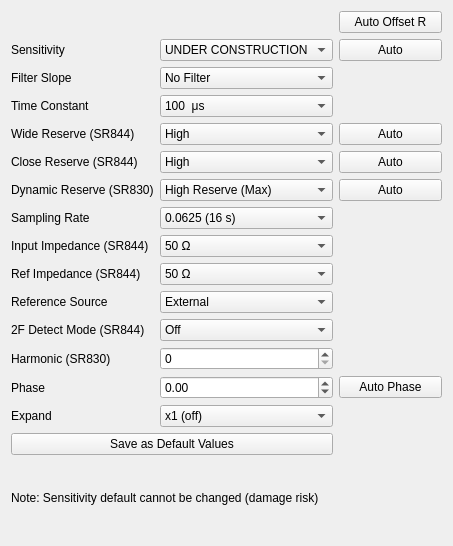
             <widget class="QWidget" name="scrollAreaWidgetContents_2">
              <property name="geometry">
               <rect>
                <x>0</x>
                <y>0</y>
                <width>453</width>
                <height>546</height>
               </rect>
              </property>
              <layout class="QGridLayout" name="gridLayout">
               <item row="5" column="0">
                <widget class="QLabel" name="label_3">
                 <property name="text">
                  <string>Sensitivity</string>
                 </property>
                </widget>
               </item>
               <item row="16" column="1">
                <widget class="CustomComboBox" name="sr844_harmonic_cbx">
                 <item>
                  <property name="text">
                   <string>Off</string>
                  </property>
                 </item>
                 <item>
                  <property name="text">
                   <string>On</string>
                  </property>
                 </item>
                </widget>
               </item>
               <item row="9" column="1">
                <widget class="CustomComboBox" name="wide_reserve_cbx">
                 <item>
                  <property name="text">
                   <string>High</string>
                  </property>
                 </item>
                 <item>
                  <property name="text">
                   <string>Normal</string>
                  </property>
                 </item>
                 <item>
                  <property name="text">
                   <string>Low Noise</string>
                  </property>
                 </item>
                </widget>
               </item>
               <item row="12" column="0">
                <widget class="QLabel" name="label_5">
                 <property name="text">
                  <string>Sampling Rate</string>
                 </property>
                </widget>
               </item>
               <item row="4" column="2">
                <widget class="QPushButton" name="auto_offset_btn">
                 <property name="text">
                  <string>Auto Offset R</string>
                 </property>
                </widget>
               </item>
               <item row="11" column="0">
                <widget class="QLabel" name="label_18">
                 <property name="text">
                  <string>Dynamic Reserve (SR830)</string>
                 </property>
                </widget>
               </item>
               <item row="18" column="2">
                <widget class="QPushButton" name="auto_phase_btn">
                 <property name="text">
                  <string>Auto Phase</string>
                 </property>
                </widget>
               </item>
               <item row="14" column="0">
                <widget class="QLabel" name="label_9">
                 <property name="text">
                  <string>Ref Impedance (SR844)</string>
                 </property>
                </widget>
               </item>
               <item row="10" column="1">
                <widget class="CustomComboBox" name="close_reserve_cbx">
                 <item>
                  <property name="text">
                   <string>High</string>
                  </property>
                 </item>
                 <item>
                  <property name="text">
                   <string>Normal</string>
                  </property>
                 </item>
                 <item>
                  <property name="text">
                   <string>Low Noise</string>
                  </property>
                 </item>
                 <item>
                  <property name="text">
                   <string>Auto</string>
                  </property>
                 </item>
                </widget>
               </item>
               <item row="14" column="1">
                <widget class="CustomComboBox" name="ref_impedance_cbx">
                 <item>
                  <property name="text">
                   <string>50 Ω</string>
                  </property>
                 </item>
                 <item>
                  <property name="text">
                   <string>10 kΩ / 40 pF</string>
                  </property>
                 </item>
                </widget>
               </item>
               <item row="12" column="1">
                <widget class="CustomComboBox" name="sampling_rate_cbx">
                 <item>
                  <property name="text">
                   <string>0.0625 (16 s)</string>
                  </property>
                 </item>
                 <item>
                  <property name="text">
                   <string>0.125 (8 s)</string>
                  </property>
                 </item>
                 <item>
                  <property name="text">
                   <string>0.250 (4 s)</string>
                  </property>
                 </item>
                 <item>
                  <property name="text">
                   <string>0.500 (2 s)</string>
                  </property>
                 </item>
                 <item>
                  <property name="text">
                   <string>1</string>
                  </property>
                 </item>
                 <item>
                  <property name="text">
                   <string>2</string>
                  </property>
                 </item>
                 <item>
                  <property name="text">
                   <string>4</string>
                  </property>
                 </item>
                 <item>
                  <property name="text">
                   <string>8</string>
                  </property>
                 </item>
                 <item>
                  <property name="text">
                   <string>16</string>
                  </property>
                 </item>
                 <item>
                  <property name="text">
                   <string>32</string>
                  </property>
                 </item>
                 <item>
                  <property name="text">
                   <string>64</string>
                  </property>
                 </item>
                 <item>
                  <property name="text">
                   <string>128</string>
                  </property>
                 </item>
                 <item>
                  <property name="text">
                   <string>256</string>
                  </property>
                 </item>
                 <item>
                  <property name="text">
                   <string>512</string>
                  </property>
                 </item>
                 <item>
                  <property name="text">
                   <string>Trigger</string>
                  </property>
                 </item>
                </widget>
               </item>
               <item row="8" column="0">
                <widget class="QLabel" name="label_4">
                 <property name="text">
                  <string>Time Constant</string>
                 </property>
                </widget>
               </item>
               <item row="9" column="0">
                <widget class="QLabel" name="label">
                 <property name="text">
                  <string>Wide Reserve (SR844)</string>
                 </property>
                </widget>
               </item>
               <item row="19" column="0">
                <widget class="QLabel" name="label_8">
                 <property name="text">
                  <string>Expand</string>
                 </property>
                </widget>
               </item>
               <item row="9" column="2">
                <widget class="QPushButton" name="auto_wreserve_btn">
                 <property name="text">
                  <string>Auto</string>
                 </property>
                </widget>
               </item>
               <item row="15" column="0">
                <widget class="QLabel" name="label_10">
                 <property name="text">
                  <string>Reference Source</string>
                 </property>
                </widget>
               </item>
               <item row="20" column="0" colspan="2">
                <widget class="QPushButton" name="save_as_dflt_btn">
                 <property name="text">
                  <string>Save as Default Values</string>
                 </property>
                </widget>
               </item>
               <item row="18" column="1">
                <widget class="CustomDoubleSpinBox" name="phase_spbx">
                 <property name="keyboardTracking">
                  <bool>false</bool>
                 </property>
                 <property name="minimum">
                  <double>-180.000000000000000</double>
                 </property>
                 <property name="maximum">
                  <double>180.000000000000000</double>
                 </property>
                </widget>
               </item>
               <item row="10" column="2">
                <widget class="QPushButton" name="auto_creserve_btn">
                 <property name="text">
                  <string>Auto</string>
                 </property>
                </widget>
               </item>
               <item row="19" column="1">
                <widget class="CustomComboBox" name="expand_cbx">
                 <item>
                  <property name="text">
                   <string>x1 (off)</string>
                  </property>
                 </item>
                 <item>
                  <property name="text">
                   <string>x10</string>
                  </property>
                 </item>
                 <item>
                  <property name="text">
                   <string>x100</string>
                  </property>
                 </item>
                </widget>
               </item>
               <item row="5" column="1">
                <widget class="CustomComboBox" name="sensitivity_cbx">
                 <item>
                  <property name="text">
                   <string>UNDER CONSTRUCTION</string>
                  </property>
                 </item>
                </widget>
               </item>
               <item row="7" column="0">
                <widget class="QLabel" name="label_15">
                 <property name="text">
                  <string>Filter Slope</string>
                 </property>
                </widget>
               </item>
               <item row="5" column="2">
                <widget class="QPushButton" name="auto_sens_btn">
                 <property name="text">
                  <string>Auto</string>
                 </property>
                </widget>
               </item>
               <item row="11" column="2">
                <widget class="QPushButton" name="auto_dyn_reserve_btn">
                 <property name="text">
                  <string>Auto</string>
                 </property>
                </widget>
               </item>
               <item row="11" column="1">
                <widget class="CustomComboBox" name="dynamic_reserve_cbx">
                 <item>
                  <property name="text">
                   <string>High Reserve (Max)</string>
                  </property>
                 </item>
                 <item>
                  <property name="text">
                   <string>Normal</string>
                  </property>
                 </item>
                 <item>
                  <property name="text">
                   <string>Low Noise (Min)</string>
                  </property>
                 </item>
                </widget>
               </item>
               <item row="13" column="1">
                <widget class="CustomComboBox" name="input_impedance_cbx">
                 <item>
                  <property name="text">
                   <string>50 Ω</string>
                  </property>
                 </item>
                 <item>
                  <property name="text">
                   <string>1 MΩ / 30 pF</string>
                  </property>
                 </item>
                </widget>
               </item>
               <item row="10" column="0">
                <widget class="QLabel" name="label_7">
                 <property name="text">
                  <string>Close Reserve (SR844)</string>
                 </property>
                </widget>
               </item>
               <item row="17" column="0">
                <widget class="QLabel" name="label_20">
                 <property name="text">
                  <string>Harmonic (SR830)</string>
                 </property>
                </widget>
               </item>
               <item row="8" column="1">
                <widget class="CustomComboBox" name="time_constant_cbx">
                 <item>
                  <property name="text">
                   <string>100  μs</string>
                  </property>
                 </item>
                 <item>
                  <property name="text">
                   <string>300  μs</string>
                  </property>
                 </item>
                 <item>
                  <property name="text">
                   <string>1     ms</string>
                  </property>
                 </item>
                 <item>
                  <property name="text">
                   <string>3     ms</string>
                  </property>
                 </item>
                 <item>
                  <property name="text">
                   <string>10   ms</string>
                  </property>
                 </item>
                 <item>
                  <property name="text">
                   <string>30   ms</string>
                  </property>
                 </item>
                 <item>
                  <property name="text">
                   <string>100 ms</string>
                  </property>
                 </item>
                 <item>
                  <property name="text">
                   <string>300 ms</string>
                  </property>
                 </item>
                 <item>
                  <property name="text">
                   <string>1        s</string>
                  </property>
                 </item>
                 <item>
                  <property name="text">
                   <string>3        s</string>
                  </property>
                 </item>
                 <item>
                  <property name="text">
                   <string>10      s</string>
                  </property>
                 </item>
                 <item>
                  <property name="text">
                   <string>30      s</string>
                  </property>
                 </item>
                 <item>
                  <property name="text">
                   <string>100    s</string>
                  </property>
                 </item>
                 <item>
                  <property name="text">
                   <string>300    s</string>
                  </property>
                 </item>
                 <item>
                  <property name="text">
                   <string>1      ks</string>
                  </property>
                 </item>
                 <item>
                  <property name="text">
                   <string>3      ks</string>
                  </property>
                 </item>
                 <item>
                  <property name="text">
                   <string>10    ks</string>
                  </property>
                 </item>
                 <item>
                  <property name="text">
                   <string>30    ks</string>
                  </property>
                 </item>
                </widget>
               </item>
               <item row="21" column="0" colspan="2">
                <widget class="QLabel" name="label_12">
                 <property name="text">
                  <string>Note: Sensitivity default cannot be changed (damage risk)</string>
                 </property>
                </widget>
               </item>
               <item row="7" column="1">
                <widget class="CustomComboBox" name="filter_slope_cbx">
                 <item>
                  <property name="text">
                   <string>No Filter</string>
                  </property>
                 </item>
                 <item>
                  <property name="text">
                   <string>6 dB/Octave</string>
                  </property>
                 </item>
                 <item>
                  <property name="text">
                   <string>12 dB/Octave</string>
                  </property>
                 </item>
                 <item>
                  <property name="text">
                   <string>18 dB/Octave</string>
                  </property>
                 </item>
                 <item>
                  <property name="text">
                   <string>24 dB/Octave</string>
                  </property>
                 </item>
                </widget>
               </item>
               <item row="17" column="1">
                <widget class="CustomSpinBox" name="harmonic_spbx">
                 <property name="keyboardTracking">
                  <bool>false</bool>
                 </property>
                </widget>
               </item>
               <item row="13" column="0">
                <widget class="QLabel" name="label_6">
                 <property name="text">
                  <string>Input Impedance (SR844)</string>
                 </property>
                </widget>
               </item>
               <item row="16" column="0">
                <widget class="QLabel" name="label_19">
                 <property name="text">
                  <string>2F Detect Mode (SR844)</string>
                 </property>
                </widget>
               </item>
               <item row="15" column="1">
                <widget class="CustomComboBox" name="ref_source_cbx">
                 <item>
                  <property name="text">
                   <string>External</string>
                  </property>
                 </item>
                 <item>
                  <property name="text">
                   <string>Internal</string>
                  </property>
                 </item>
                </widget>
               </item>
               <item row="18" column="0">
                <widget class="QLabel" name="label_11">
                 <property name="text">
                  <string>Phase</string>
                 </property>
                </widget>
               </item>
              </layout>
             </widget>
